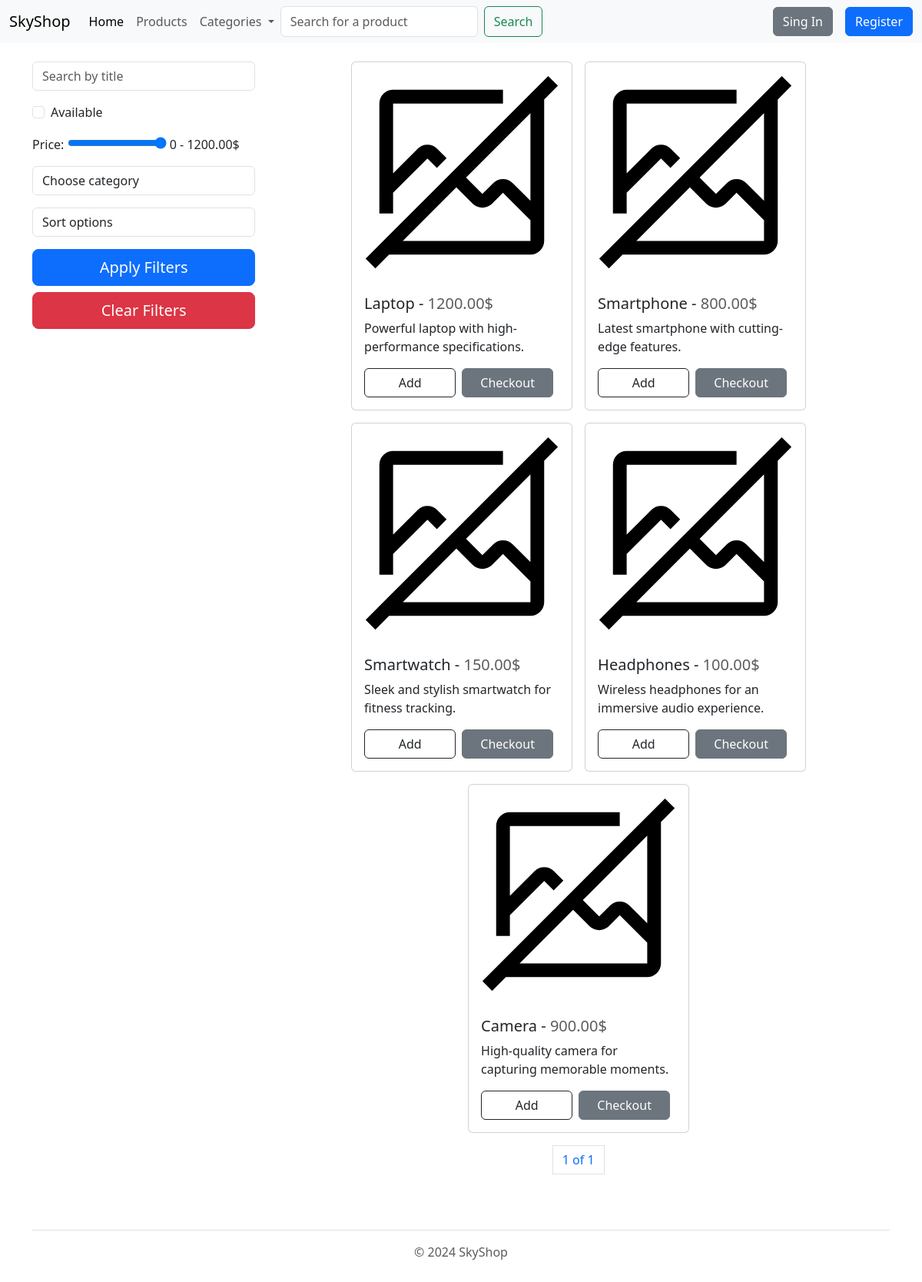
The app's page /products/?category=1 with its own data.
### store/models.py (models this page shows, shortened)
class Product(models.Model):
    title = models.CharField(max_length=100, unique=True)
    description = models.TextField()
    price = models.DecimalField(max_digits=10, decimal_places=2)
    category = models.ForeignKey(Category, on_delete=models.CASCADE)
    image = models.ImageField(upload_to='products', null=True, blank=True)
    quantity = models.PositiveIntegerField()
    discount = models.PositiveIntegerField(null=True, blank=True)
    sales_count = models.PositiveIntegerField(default=0)

### store/views.py (the view)
# urls.py: path('products/', ProductListView.as_view(), name='products'),
class ProductListView(ListView):
    template_name = 'products.html'
    queryset = Product.objects.all()
    paginate_by = 6
    def get_context_data(self, **kwargs: Any) -> dict[str, Any]:
        context = super().get_context_data(**kwargs)
        context['max_price'] = Product.objects.all().order_by(
            '-price').first().price
        return context
    def get_filter_data(self):
        if self.request.GET:
            title = self.request.GET.get('search')
            sort_type = self.request.GET.get('sort')
            available = self.request.GET.get('available')
            price_range = self.request.GET.get('price_range')
            category = self.request.GET.get('category')
            queryset = Product.objects.all()
            if title:
                queryset = queryset.filter(title__icontains=title)
            if sort_type == 'price_asc':
                queryset = queryset.order_by('price')
            elif sort_type == 'price_desc':
                queryset = queryset.order_by('-price')
            elif sort_type == 'popularity':
                queryset = queryset.order_by('-sales_count')
            if category:
                queryset = queryset.filter(category__id=category)
            if available:
                queryset = queryset.filter(price__gt=0)
            if price_range:
                queryset = queryset.filter(price__lte=price_range)
            if category:
                queryset = queryset.filter(category_id=category)
        else:
            queryset = Product.objects.all()
        return queryset
    def get(self, request: HttpRequest, *args: Any, **kwargs: Any) -> HttpResponse:
        filtered_queryset = self.get_filter_data()
        self.queryset = filtered_queryset
        return super().get(request, *args, **kwargs)

### store/context_processor.py (called while the page is built)
def categories_context(request):
    categories = Category.objects.all()
    return {'categories': categories}

### store/templates/products.html (shortened to what this page needs)
{% extends 'base.html' %}
{% load static %}
{% block content %}
<div class="d-flex w-100 justify-content-md-start gap-3">
    <div class="pt-4" style="width: 300px;">
        <form method="GET" class="d-flex flex-column  gap-3">
            <input type="text" name="search" placeholder="Search by title" class="form-control">
            <div class="form-check">
                <input name="available" class="form-check-input" type="checkbox" value="True" id="defaultCheck1">
                <label class="form-check-label" for="defaultCheck1">
                    Available
                </label>
            </div>
            <div data-role="rangeslider">
                <label for="price_range">Price:</label>
                <input type="range" name="price_range" id="price_min" value="{{max_price}}" min="0" max="{{ max_price }}">
                <output for="price_range" id="price_output"> 0 - {{ max_price }}$</output>
            </div>
            <select class="form-control" name="category">
                <option value="">Choose category</option>
            </select>
            <select class="form-control" name="sort">
                <option value="">Sort options</option>
            </select>
            <button type="submit" class="btn btn-primary btn-lg btn-block w-100">Apply Filters</button>
        </form>
        <a href="{% url 'products' %}" class="btn btn-danger btn-lg btn-block w-100 mt-2">Clear Filters</a>
    </div>
    <div class="w-75 d-flex justify-content-center align-items-center flex-column gap-3">
        <div class="d-flex w-100 justify-content-center align-items-center flex-shrink-1 flex-wrap gap-3 pt-4">
            {% if object_list %}
                {% for product in object_list %}
                    <div class="card" style="width: 18rem;">
                        <img src="{% if product.image %}{{ product.image.url }}{% else %}{% static 'images/no-image.svg' %}{% endif %}" class="card-img-top" alt="...">
                        <div class="card-body">
                            <h5 class="card-title">{{ product.title }} - <span class="text-muted">{{ product.price }}$</span></h5>
                            <p class="card-text">{{ product.description }}</p>
                            <div class="d-grid gap-2 d-md-flex justify-content-md-start">
                                <button class="btn btn-outline-dark w-50" type="button">Add</button>
                                <a class="btn btn-secondary me-md-2 w-50" type="button" href="{% url 'products' pk=product.id %}">Checkout</a>
                            </div>
                        </div>
                    </div>
                    {% endfor %}
                </div>
                <nav aria-label="Page navigation example">
                    <ul class="pagination justify-content-center">
                        <li class="page-item"><a class="page-link">{{ page_obj.number }} of {{ page_obj.paginator.num_pages }}</a></li>
                    </ul>
                    </nav>
            {% else %}
                    <h1>No products available</h1>
            {% endif %}
    </div>
</div>
{% endblock %}

### records on screen
Product: price_range "1200", price "1200.00", title "Laptop", description "Powerful laptop with high-performance specifications."
Product: title "Smartphone", price "800.00", description "Latest smartphone with cutting-edge features."
Product: title "Smartwatch", price "150.00", description "Sleek and stylish smartwatch for fitness tracking."
Product: title "Headphones", price "100.00", description "Wireless headphones for an immersive audio experience."
Product: title "Camera", price "900.00", description "High-quality camera for capturing memorable moments."

### other values on screen
{{ page_obj.number }} "1"
{{ page_obj.paginator.num_pages }} "1"
